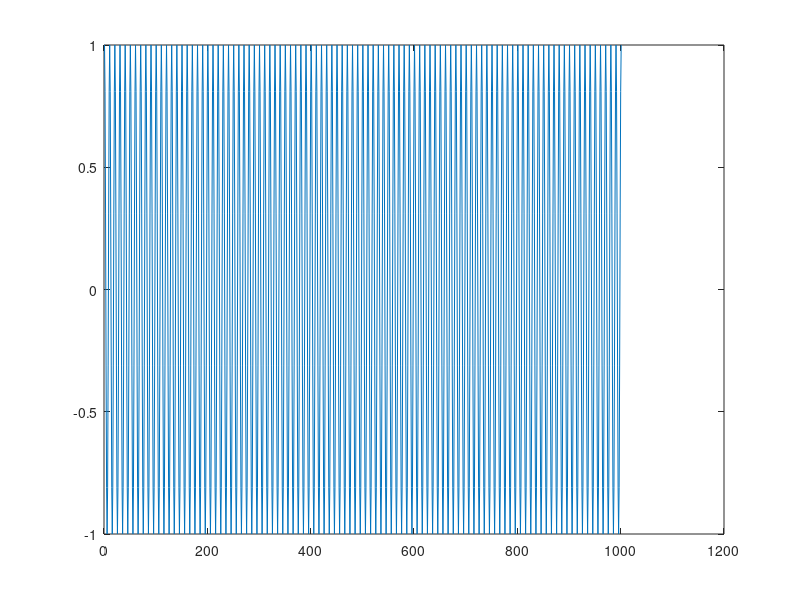
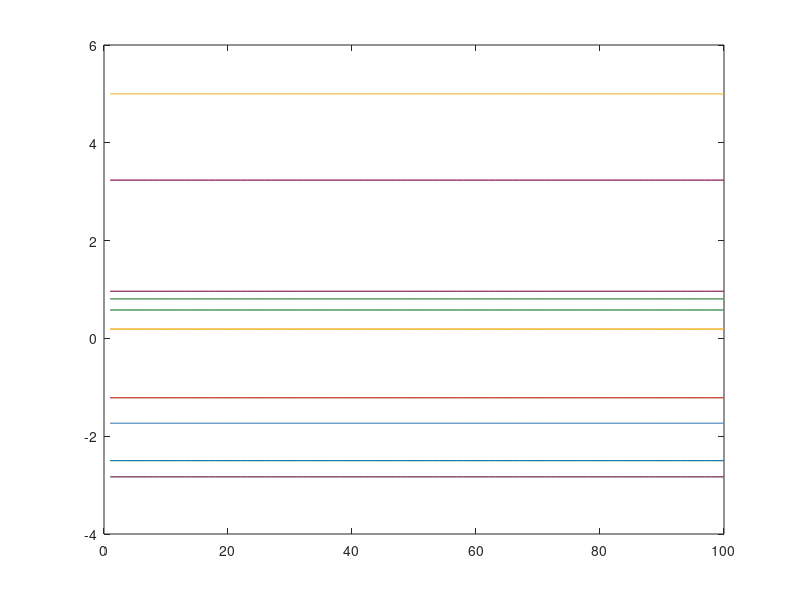
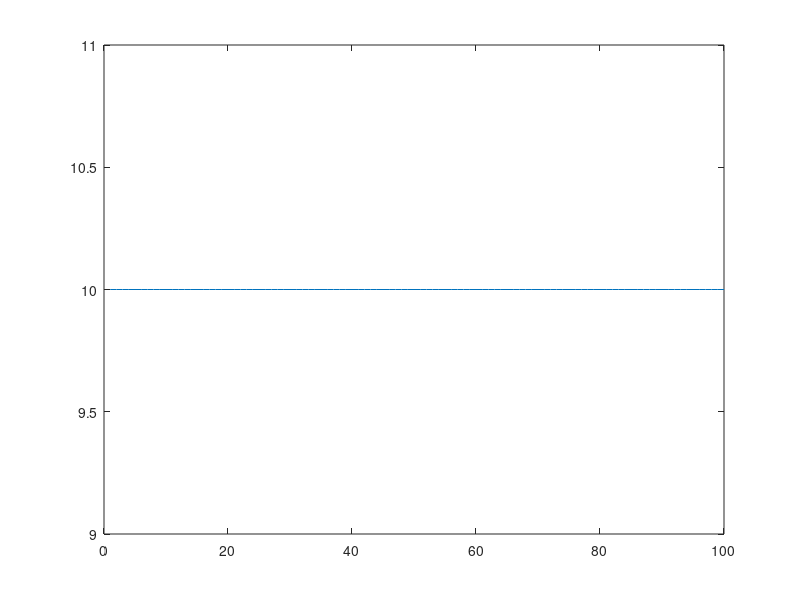

MATLAB code for these plots, in order:
close ALL;
clear;
w=200*pi;
t=0.001;
n=0:1:1000;
x=cos(w*n*t);
figure,plot(x);
j=1;
for i=1:100
    max_val=0;
    frame=x(j:j+9);
    result(i,:) = xcorr(frame,frame);    %autocorrelation
    j=j+10;
    for k=3:12
        if max_val < result(i,k)
            max_val=result(i,k);
            place(i)=k;
        end
    end
end
figure,plot(result);
figure,plot(place);